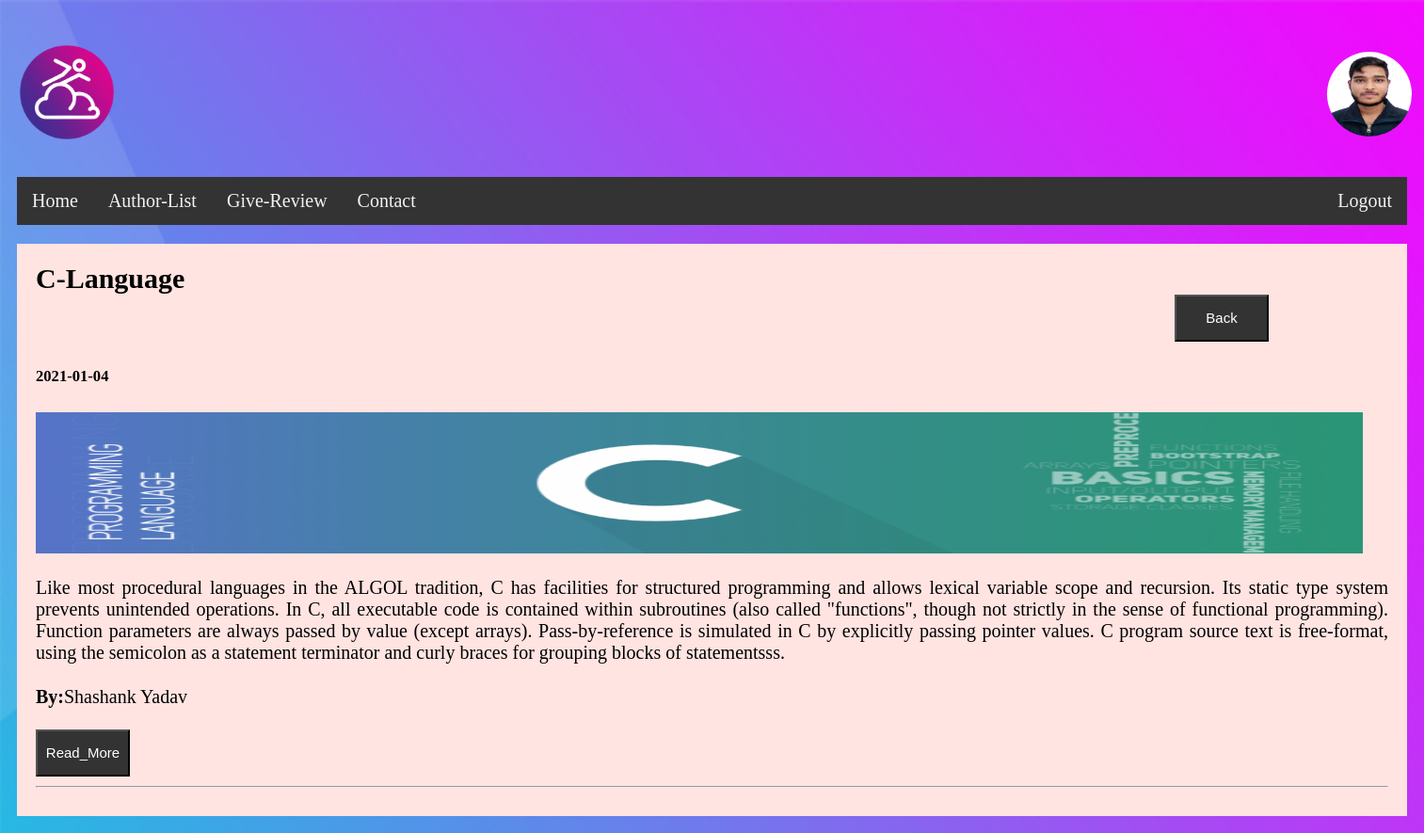
/rsidecatsearch.php?value=clanguage (signed in), run on the app's committed database.
### tables this page shows
CREATE TABLE IF NOT EXISTS `registration` (
  `username` varchar(100) NOT NULL,
  `name` varchar(100) NOT NULL,
  `pswd` varchar(100) NOT NULL,
  `state` varchar(100) NOT NULL,
  `city` varchar(100) NOT NULL,
  `address` varchar(200) NOT NULL,
  `dob` varchar(100) NOT NULL,
  `mob` int(50) NOT NULL,
  `utype` varchar(50) NOT NULL,
  `uphoto` varchar(200) NOT NULL,
  `status` varchar(100) NOT NULL,
  PRIMARY KEY (`username`)
);

CREATE TABLE IF NOT EXISTS `blog` (
  `id` varchar(10) NOT NULL,
  `dname` varchar(200) NOT NULL,
  `category` varchar(400) NOT NULL,
  `title` varchar(500) NOT NULL,
  `date` varchar(100) NOT NULL,
  `image` varchar(500) NOT NULL,
  `stext` varchar(20000) NOT NULL,
  `wtext` varchar(43700) NOT NULL,
  `blogby` varchar(100) NOT NULL
);

### rsidecatsearch.php (the view)
<?php include("rnav.php"); ?>
	  <div class='card'style='overflow-y:scroll;'>
      <div style='height:450px;'>
      <?php
      $data=$_REQUEST['value'];
      $con=mysqli_connect("127.0.0.1","root","","blog_portal");
      $q1="select blog.dname,blog.title,blog.date,blog.image,blog.stext,blog.id from blog where category='$data'";
      $res=mysqli_query($con,$q1);
      while($row=mysqli_fetch_array($res))
      {
        $dname=$row[0];
        $title=$row[1];
        $date=$row[2];
        $image=$row[3];
        $stext=$row[4];
        $id=$row[5];
     echo "<h2 style='display:inline;'>".$title."</h2><a href='ureview.php' style='margin-left:1210px;'><button>Back</button></a>";
     echo "<h5>".$date."</h5>";
     echo "<img src='".$image."' style='width:1410px;height:150px;'>";
     echo"<div'>";
     echo"<p style='text-align:justify;'>".$stext."</p></div>";
     echo"<b>By:</b>".$dname."<br>";
     echo"<br><a href='rcontant.php?id=".$id."'><button name='id'>Read_More</button></a>";
     echo"<hr>";
      }
 ?>
    </div></div>

### rnav.php (shortened to what this page needs)
<!DOCTYPE html>
<html>
<head>
</head>
<body>
<?php
if(isset($_SESSION['user']))
{
$user=$_SESSION['user'];
$con=mysqli_connect("127.0.0.1","root","","blog_portal");
$q1="select * from registration where username='$user' ";
$res=mysqli_query($con,$q1);
if($row=mysqli_fetch_array($res))
{
  $pic=$row[9];
echo"<table>";
echo"<tr><td><h1><img src='images/b11.png' width='100' height='100'> </h1></td>";
echo"<td><a href='vprofile.php' style='text-align:right;'><img src='".$pic."'height='90'width='90' style='border-radius:50px;margin-left:1285px;'></a></td></tr>";
echo "</table>";
}
}
?>
  <div class="topnav">
   <a href="ureview.php">Home</a>
   <a href="alist.php">Author-List</a>
  <a href="review.php">Give-Review</a>
  <a href="rcontact.php">Contact</a>
  <a href="logout.php" style="float:right">Logout</a>
</div>
</body>
</html>

### rnav.php (style rules this page uses)
* { box-sizing: border-box; }
body { padding: 10px; background: url(Images/b4.jpg); background-repeat: no-repeat; background-size: 1920px 1965px; font-family: 'Playfair Display', serif; font-size:20px; }
.topnav { overflow: hidden; background-color: #333; }
.topnav a { float: left; display: block; color: #f2f2f2; text-align: center; padding: 14px 16px; text-decoration: none; }
.card { background-color:mistyrose; padding: 20px; margin-top:20px; }
button { width:100px; height:50px; background-color: #333; color:white; font-size:15px; }

### data on the page
registration: uphoto (picture)
blog: title "C-Language", date "2021-01-04", image (picture), stext "Like most procedural languages in the ALGOL tradition, C has facilities for structured programming and allows lexical variable scope and recursion. Its static type system prevents unintended operations. In C, all executable code is contained within subroutines (also called \"functions\", though not strictly in the sense of functional programming). Function parameters are always passed by value (except arrays). Pass-by-reference is simulated in C by explicitly passing pointer values. C program source text is free-format, using the semicolon as a statement terminator and curly braces for grouping blocks of statementsss.", dname "Shashank Yadav"
